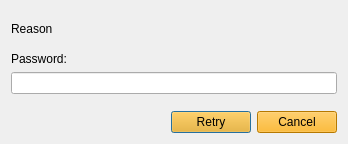
<?xml version="1.0" encoding="UTF-8"?>
<ui version="4.0">
 <class>CrashDialog</class>
 <widget class="QDialog" name="CrashDialog">
  <property name="geometry">
   <rect>
    <x>0</x>
    <y>0</y>
    <width>348</width>
    <height>144</height>
   </rect>
  </property>
  <layout class="QVBoxLayout" name="verticalLayout">
   <item>
    <spacer name="verticalSpacer_3">
     <property name="orientation">
      <enum>Qt::Vertical</enum>
     </property>
     <property name="sizeHint" stdset="0">
      <size>
       <width>20</width>
       <height>40</height>
      </size>
     </property>
    </spacer>
   </item>
   <item>
    <widget class="QLabel" name="reasonLabel">
     <property name="text">
      <string>Reason</string>
     </property>
     <property name="wordWrap">
      <bool>true</bool>
     </property>
    </widget>
   </item>
   <item>
    <spacer name="verticalSpacer">
     <property name="orientation">
      <enum>Qt::Vertical</enum>
     </property>
     <property name="sizeHint" stdset="0">
      <size>
       <width>20</width>
       <height>40</height>
      </size>
     </property>
    </spacer>
   </item>
   <item>
    <widget class="QLabel" name="passwordLabel">
     <property name="text">
      <string>Password:</string>
     </property>
    </widget>
   </item>
   <item>
    <widget class="QLineEdit" name="passwordLineEdit">
     <property name="echoMode">
      <enum>QLineEdit::Password</enum>
     </property>
    </widget>
   </item>
   <item>
    <spacer name="verticalSpacer_2">
     <property name="orientation">
      <enum>Qt::Vertical</enum>
     </property>
     <property name="sizeHint" stdset="0">
      <size>
       <width>20</width>
       <height>40</height>
      </size>
     </property>
    </spacer>
   </item>
   <item>
    <layout class="QHBoxLayout" name="horizontalLayout">
     <item>
      <widget class="QDialogButtonBox" name="buttonBox">
       <property name="styleSheet">
        <string notr="true">background-color: rgb(255, 170, 0);</string>
       </property>
       <property name="orientation">
        <enum>Qt::Horizontal</enum>
       </property>
       <property name="standardButtons">
        <set>QDialogButtonBox::Cancel|QDialogButtonBox::Retry</set>
       </property>
      </widget>
     </item>
    </layout>
   </item>
  </layout>
 </widget>
 <resources/>
 <connections>
  <connection>
   <sender>buttonBox</sender>
   <signal>accepted()</signal>
   <receiver>CrashDialog</receiver>
   <slot>accept()</slot>
   <hints>
    <hint type="sourcelabel">
     <x>248</x>
     <y>254</y>
    </hint>
    <hint type="destinationlabel">
     <x>157</x>
     <y>274</y>
    </hint>
   </hints>
  </connection>
  <connection>
   <sender>buttonBox</sender>
   <signal>rejected()</signal>
   <receiver>CrashDialog</receiver>
   <slot>reject()</slot>
   <hints>
    <hint type="sourcelabel">
     <x>316</x>
     <y>260</y>
    </hint>
    <hint type="destinationlabel">
     <x>286</x>
     <y>274</y>
    </hint>
   </hints>
  </connection>
 </connections>
 <slots>
  <slot>showDaemonConsole()</slot>
 </slots>
</ui>
